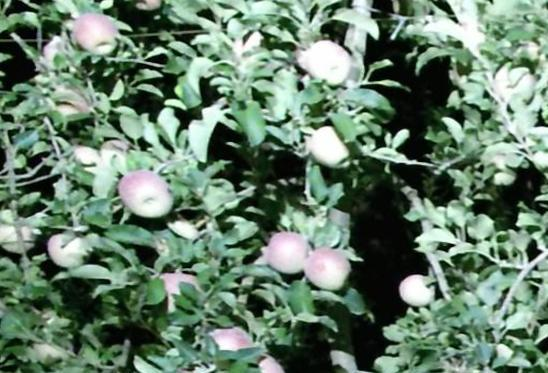
%> input picture fuji_training/images/BD04_inf_201724_004_01_RGBhr.jpg, 548 x 373 px
$ octave testingNIR.m   (GNU Octave 9; MATLAB toolbox functions it lacks are replaced by stand-ins)
%> lines starting %> are read from the running program, lines starting %| are printed output that depends on the picture
% testing NIR parameters
%
% Load dta from NIR matrix and makes a threshold filter over the channels
%
%

clc; close all; clear all;
load '/home/usuario/development/datasets_deep_learning/ClippedFujiDataset/original/BD04_inf_201724_004_01_DS.mat'
IRGB=imread('/home/usuario/development/datasets_deep_learning/ClippedFujiDataset/original/BD04_inf_201724_004_01_RGBhr.jpg')
%> IRGB is the input picture: size 373x548x3 uint8; mean R, G, B 102.4, 127.2, 107.7


% -----------------------
InirChannel1=NIR_DEPTH_res_crop(:,:,1)  % getn channel 1 from NIR
InirChannel2=NIR_DEPTH_res_crop(:,:,2)  % getn channel 2 from NIR
t=70;
%nirMask1=InirChannel1(:,:)<t
nirMask2=InirChannel1(:,:)>t

% ----------
IsegmentedNIR(:,:,1)=immultiply(IRGB(:,:,1),nirMask2);
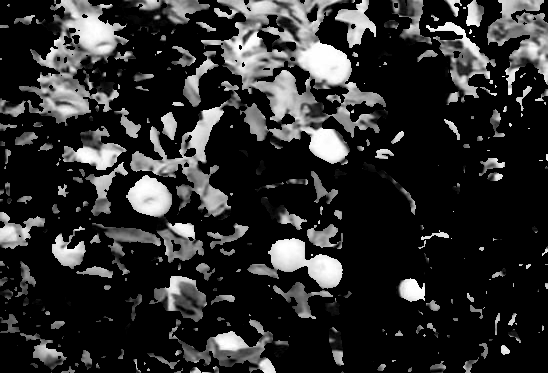
%> IsegmentedNIR: size 373x548 uint8; min 0, max 255, mean 44.5
IsegmentedNIR(:,:,2)=immultiply(IRGB(:,:,2),nirMask2);
IsegmentedNIR(:,:,3)=immultiply(IRGB(:,:,3),nirMask2);
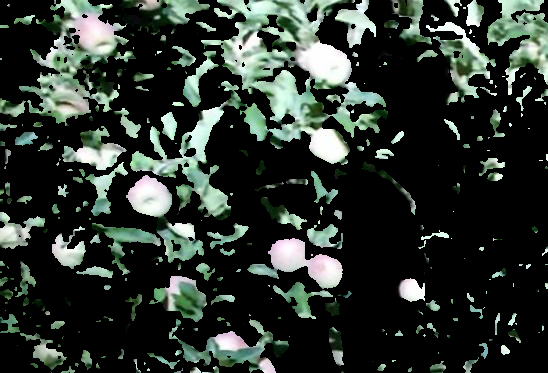
%> IsegmentedNIR: size 373x548x3 uint8; mean R, G, B 44.5, 52.8, 46.8


figure; imshow(IRGB);
figure; imshow(IsegmentedNIR);

%imwrite(IsegmentedNIR,'/home/usuario/development/datasets_deep_learning/ClippedFujiDataset/original/fromNIR1.jpg','jpg');


%% to k-means over one NIR channel
%nir=NIR_DEPTH_res_crop(:,:,1)
%% reshape to list of pairs
% [9 lines of commented-out code are left out]


%% to plot data NIR
 figure; heatmapHandle1 = heatmap(InirChannel1, 'ColorMap', jet(100));
%> (this line was passed over: heatmap is not available in this run)
 maximumValue=max(InirChannel1(:))
 caxis(heatmapHandle1,[0 maximumValue])
 saveas(heatmapHandle1,'/home/usuario/development/datasets_deep_learning/ClippedFujiDataset/outcomesHeatmap/MYHEATMAP1','png');


 figure; heatmapHandle2 = heatmap(InirChannel2, 'ColorMap', jet(100));
%> (this line was passed over: heatmap is not available in this run)
 maximumValue=max(InirChannel2(:))
 caxis(heatmapHandle2,[0 maximumValue])
 saveas(heatmapHandle2,'/home/usuario/development/datasets_deep_learning/ClippedFujiDataset/outcomesHeatmap/MYHEATMAP2','png');
